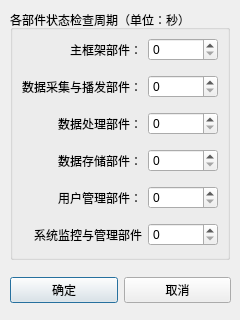
<?xml version="1.0" encoding="UTF-8"?>
<ui version="4.0">
 <class>ComponentStateCheckIntervalsEditDialog</class>
 <widget class="QDialog" name="ComponentStateCheckIntervalsEditDialog">
  <property name="windowModality">
   <enum>Qt::ApplicationModal</enum>
  </property>
  <property name="geometry">
   <rect>
    <x>0</x>
    <y>0</y>
    <width>240</width>
    <height>320</height>
   </rect>
  </property>
  <property name="windowTitle">
   <string>Dialog</string>
  </property>
  <widget class="QWidget" name="horizontalLayoutWidget_2">
   <property name="geometry">
    <rect>
     <x>10</x>
     <y>270</y>
     <width>221</width>
     <height>41</height>
    </rect>
   </property>
   <layout class="QHBoxLayout" name="horizontalLayout">
    <property name="spacing">
     <number>6</number>
    </property>
    <item>
     <widget class="QPushButton" name="confirmButton">
      <property name="sizePolicy">
       <sizepolicy hsizetype="Minimum" vsizetype="Fixed">
        <horstretch>0</horstretch>
        <verstretch>0</verstretch>
       </sizepolicy>
      </property>
      <property name="text">
       <string>确定</string>
      </property>
     </widget>
    </item>
    <item>
     <widget class="QPushButton" name="cancelButton">
      <property name="text">
       <string>取消</string>
      </property>
     </widget>
    </item>
   </layout>
  </widget>
  <widget class="QGroupBox" name="infoContainer">
   <property name="geometry">
    <rect>
     <x>10</x>
     <y>10</y>
     <width>220</width>
     <height>250</height>
    </rect>
   </property>
   <property name="title">
    <string>各部件状态检查周期（单位：秒）</string>
   </property>
   <layout class="QGridLayout" name="gridLayout_2">
    <property name="topMargin">
     <number>0</number>
    </property>
    <property name="bottomMargin">
     <number>0</number>
    </property>
    <item row="0" column="0">
     <widget class="QLabel" name="label">
      <property name="text">
       <string>主框架部件：</string>
      </property>
      <property name="alignment">
       <set>Qt::AlignRight|Qt::AlignTrailing|Qt::AlignVCenter</set>
      </property>
     </widget>
    </item>
    <item row="1" column="0">
     <widget class="QLabel" name="label_2">
      <property name="text">
       <string>数据采集与播发部件：</string>
      </property>
      <property name="alignment">
       <set>Qt::AlignRight|Qt::AlignTrailing|Qt::AlignVCenter</set>
      </property>
     </widget>
    </item>
    <item row="4" column="0">
     <widget class="QLabel" name="label_4">
      <property name="text">
       <string>数据存储部件：</string>
      </property>
      <property name="alignment">
       <set>Qt::AlignRight|Qt::AlignTrailing|Qt::AlignVCenter</set>
      </property>
     </widget>
    </item>
    <item row="2" column="0">
     <widget class="QLabel" name="label_3">
      <property name="text">
       <string>数据处理部件：</string>
      </property>
      <property name="alignment">
       <set>Qt::AlignRight|Qt::AlignTrailing|Qt::AlignVCenter</set>
      </property>
     </widget>
    </item>
    <item row="6" column="0">
     <widget class="QLabel" name="label_5">
      <property name="text">
       <string>用户管理部件：</string>
      </property>
      <property name="alignment">
       <set>Qt::AlignRight|Qt::AlignTrailing|Qt::AlignVCenter</set>
      </property>
     </widget>
    </item>
    <item row="8" column="0">
     <widget class="QLabel" name="label_6">
      <property name="text">
       <string>系统监控与管理部件</string>
      </property>
      <property name="alignment">
       <set>Qt::AlignRight|Qt::AlignTrailing|Qt::AlignVCenter</set>
      </property>
     </widget>
    </item>
    <item row="0" column="1">
     <widget class="QSpinBox" name="mainFrameWorkInterval">
      <property name="maximum">
       <number>999999999</number>
      </property>
     </widget>
    </item>
    <item row="1" column="1">
     <widget class="QSpinBox" name="dataReceiveAndBroadcastInterval">
      <property name="maximum">
       <number>999999999</number>
      </property>
     </widget>
    </item>
    <item row="2" column="1">
     <widget class="QSpinBox" name="dataProcessingInterval">
      <property name="maximum">
       <number>999999999</number>
      </property>
     </widget>
    </item>
    <item row="4" column="1">
     <widget class="QSpinBox" name="dataStoringInterval">
      <property name="maximum">
       <number>999999999</number>
      </property>
     </widget>
    </item>
    <item row="6" column="1">
     <widget class="QSpinBox" name="userManagerInterval">
      <property name="maximum">
       <number>999999999</number>
      </property>
     </widget>
    </item>
    <item row="8" column="1">
     <widget class="QSpinBox" name="systemMonitorAndManagerInterval">
      <property name="maximum">
       <number>999999999</number>
      </property>
     </widget>
    </item>
   </layout>
  </widget>
 </widget>
 <tabstops>
  <tabstop>mainFrameWorkInterval</tabstop>
  <tabstop>dataReceiveAndBroadcastInterval</tabstop>
  <tabstop>dataProcessingInterval</tabstop>
  <tabstop>dataStoringInterval</tabstop>
  <tabstop>userManagerInterval</tabstop>
  <tabstop>systemMonitorAndManagerInterval</tabstop>
  <tabstop>confirmButton</tabstop>
  <tabstop>cancelButton</tabstop>
 </tabstops>
 <resources/>
 <connections/>
</ui>
